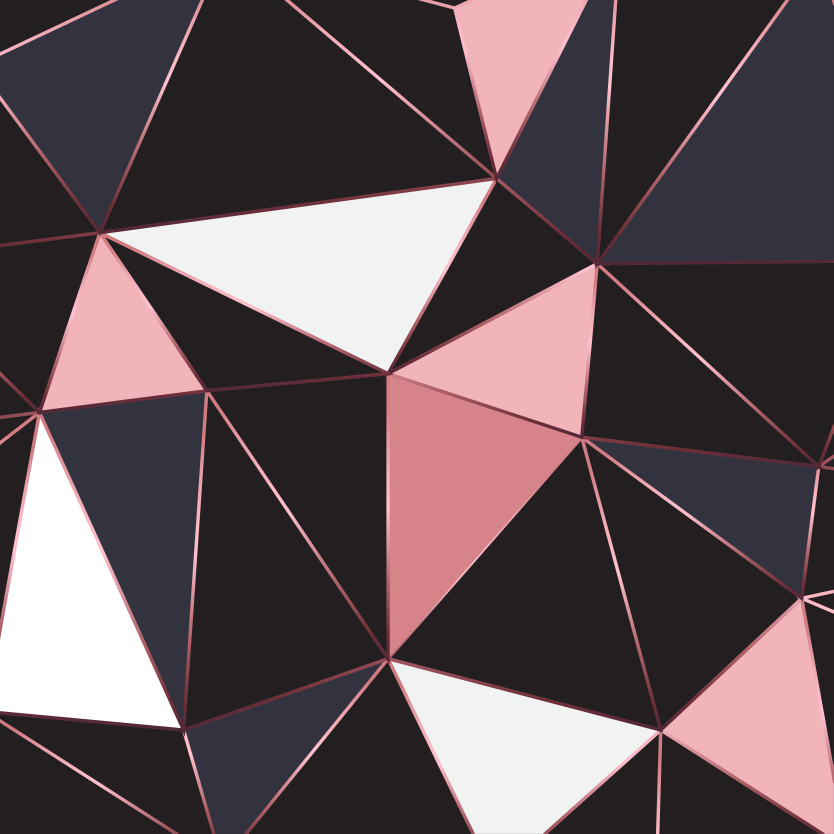
#> input picture encoded.png, 4167 x 4167 px (shown at 1/5 size)
$ python -i steno.py   (imports and definitions only)
#> lines starting #> are read from the running program, lines starting #| are printed output that depends on the picture
from tkinter import *
from tkinter import ttk
import tkinter.filedialog
from PIL import ImageTk
from PIL import Image
from tkinter import messagebox
from io import BytesIO
import  os

class Stegno:

    output_image_size = 0

    # [23 lines left out: function main, not called in this run]

    def home(self,frame):
            frame.destroy()
            self.main(root)

    # [192 lines left out: functions frame1_decode, frame2_decode, decode, frame1_encode, frame2_encode, info and 4 more, not called in this run]

    def page3(self,frame):
        frame.destroy()
        self.main(root)

# [1 line not run here, left out]

o = Stegno()
# [3 lines not run here, left out]

>>> import cv2
>>> picture = cv2.imread('encoded.png', cv2.IMREAD_GRAYSCALE)
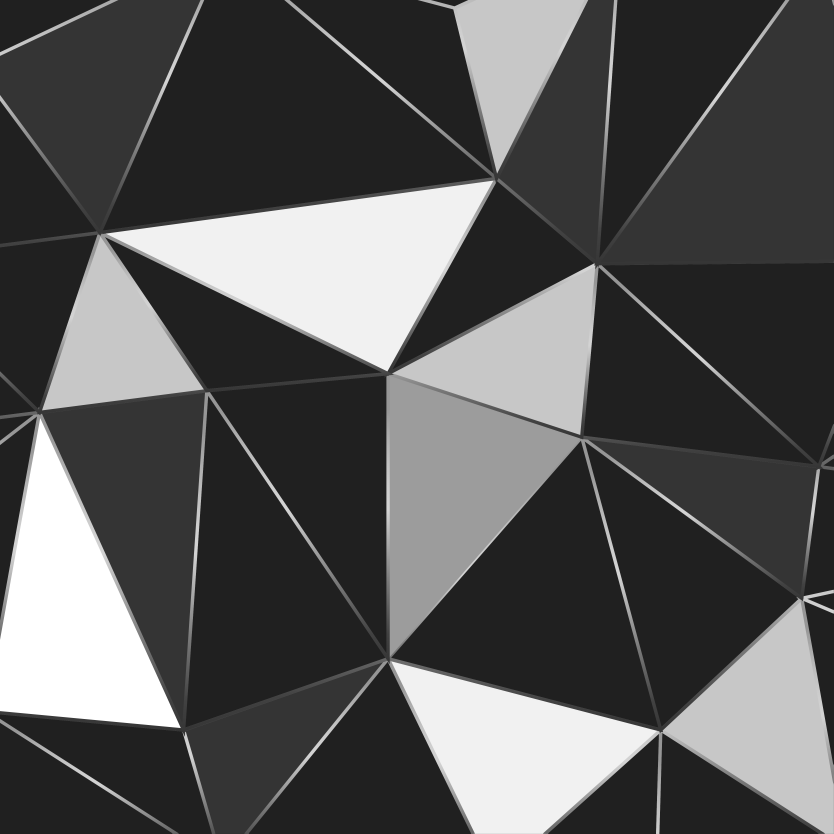
#> picture: shape (4167, 4167) (shown at 1/5 size); min 31, max 255, mean 86.3
#> (the run stopped early here; a loop or call above may not have finished)
